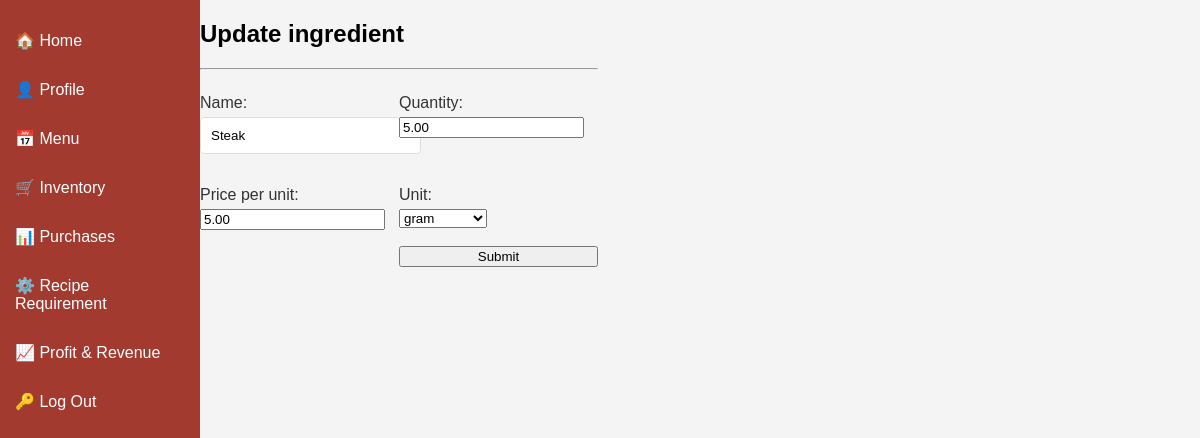
The app's page /ingredient/28/update, older data.
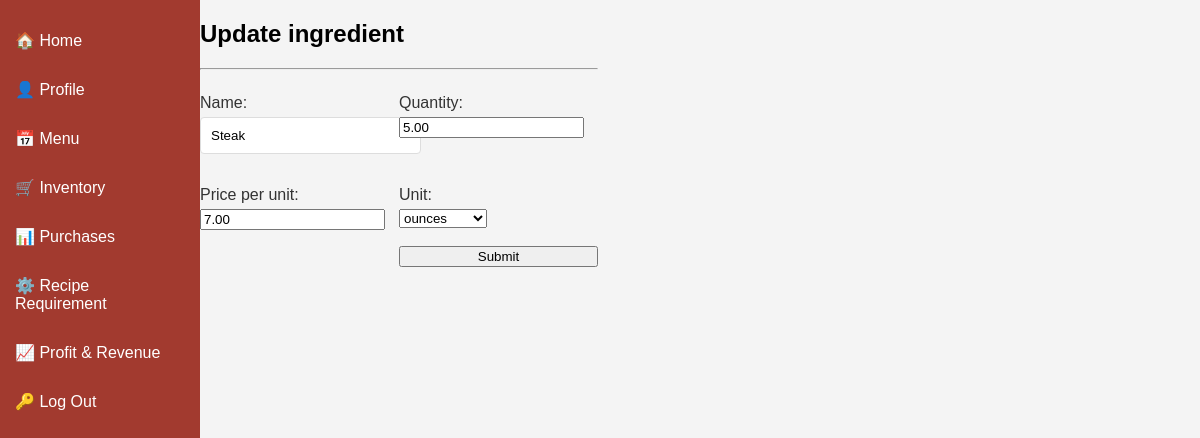
The same page, newer data.
### inventory/models.py (models this page shows, shortened)
class Ingredient(models.Model):
    id = models.AutoField(primary_key=True)
    name = models.CharField(max_length=200)
    quantity = models.DecimalField(max_digits=10, decimal_places=2)
    price_per_unit = models.DecimalField(max_digits=10, decimal_places=2)
    unit = models.CharField(max_length=200, choices=UNIT_CHOICES, default='')

### inventory/views.py (the view)
# urls.py: path('ingredient/<pk>/update', views.IngredientUpdate.as_view(), name='ingredientupdate'),
class IngredientUpdate(UpdateView):
  model = Ingredient
  template_name = "inventory/ingredient_update_form.html"
  form_class = IngredientForm
  success_url = reverse_lazy('ingredientslist')

### inventory/forms.py
class IngredientForm(forms.ModelForm):
    class Meta:
      model = Ingredient
      fields = "__all__"

### inventory/templates/inventory/ingredient_update_form.html (shortened to what this page needs)
{% extends 'inventory/base.html' %}
{% load static %}
{% block head %}
  <link rel="stylesheet" href="{% static 'inventory/main.css' %}">
{% endblock %}
{% block content %}
<div class="body">
  <div class="form">
    <div class="form-title"><h2>Update ingredient</h2></div>
    <hr class="line">
    <div class="form_content">
      <form method="POST">
        {{ form.as_p }}
        <br><input type="submit" class="btn_login" value="Submit"/>
      </form>
    </div>
  </div>
</div>
{% endblock %}

Row changes from the older to the newer data that the page shows:
changed Ingredient "Steak": price_per_unit "5.00" → "7.00"; unit "gram" → "ounces"
